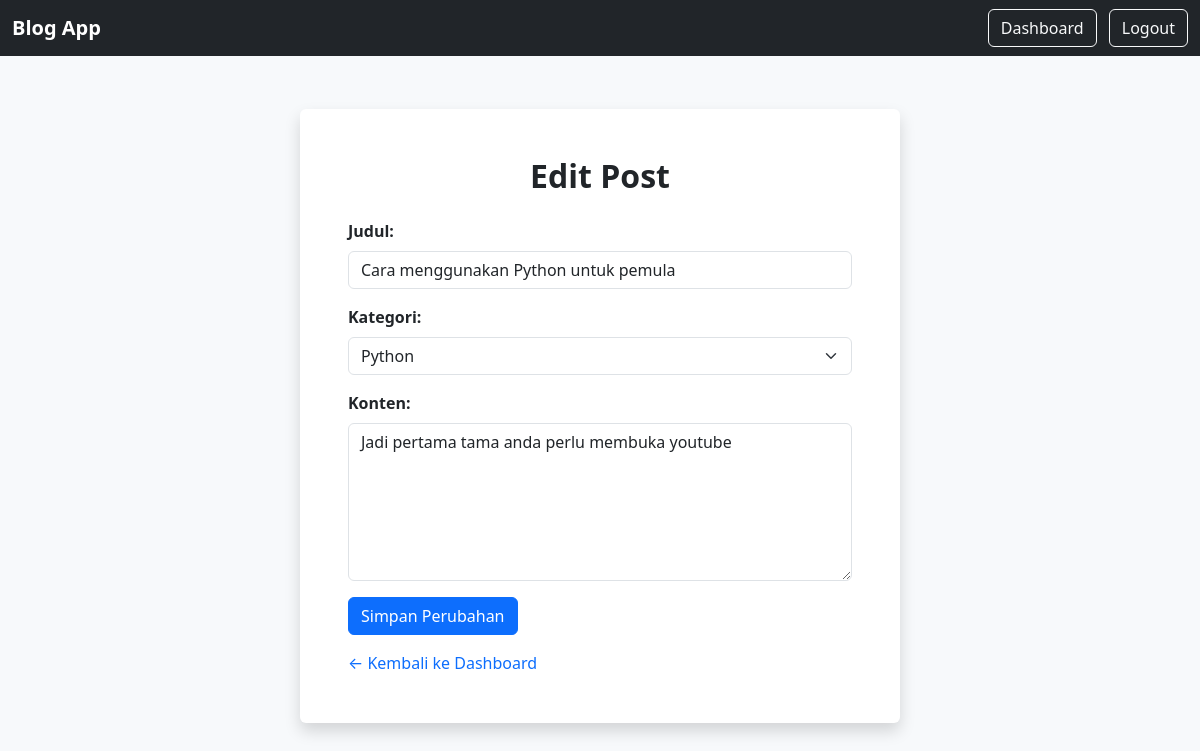
The page /edit_post.php?id=3 (signed in) on the database its author committed.
### tables this page shows
CREATE TABLE `posts` (
  `id` int NOT NULL,
  `user_id` int NOT NULL,
  `category_id` int NOT NULL,
  `title` varchar(255) NOT NULL,
  `content` varchar(1000) NOT NULL,
  `created_at` datetime DEFAULT CURRENT_TIMESTAMP
);

CREATE TABLE `categories` (
  `id` int NOT NULL,
  `name` varchar(100) NOT NULL
);

### edit_post.php (the view, shortened to what this page needs)
<?php
require 'db.php';
$post_id = $_GET['id'] ?? null;
$stmt = $conn->prepare("SELECT title, category_id, content FROM posts WHERE id = ? AND user_id = ?");
$stmt->bind_param("ii", $post_id, $_SESSION['user_id']);
$stmt->execute();
$stmt->bind_result($title, $category, $content);
$categories = [];
$cat_stmt = $conn->prepare("SELECT id, name FROM categories");
$cat_stmt->execute();
$cat_result = $cat_stmt->get_result();
while ($row = $cat_result->fetch_assoc()) {
    $categories[] = $row;
}
?>
<!DOCTYPE html>
<html lang="id">
<head>
    <link href="https://cdn.jsdelivr.net/npm/bootstrap@5.3.0/dist/css/bootstrap.min.css" rel="stylesheet">
</head>
<body style="background-color: #f7f9fb;">
<nav class="navbar navbar-dark bg-dark">
    <div class="container-fluid">
        <a class="navbar-brand fw-bold" href="index.php">Blog App</a>
        <div>
            <a href="dashboard.php" class="btn btn-outline-light me-2">Dashboard</a>
            <a href="logout.php" class="btn btn-outline-light">Logout</a>
        </div>
    </div>
</nav>
<div class="container d-flex justify-content-center align-items-center" style="min-height: 90vh;">
    <div class="bg-white p-5 rounded shadow" style="width: 100%; max-width: 600px;">
        <h2 class="text-center mb-4 fw-bold">Edit Post</h2>
        <form method="post">
            <div class="mb-3">
                <label for="title" class="form-label fw-semibold">Judul:</label>
                <input type="text" name="title" id="title" class="form-control" required value="<?= htmlspecialchars($title) ?>">
            </div>
            <div class="mb-3">
                <label for="category" class="form-label fw-semibold">Kategori:</label>
                <select name="category" id="category" class="form-select" required>
                    <?php foreach ($categories as $cat): ?>
                        <option value="<?= $cat['id'] ?>" <?= $cat['id'] == $category ? 'selected' : '' ?>>
                            <?= htmlspecialchars($cat['name']) ?>
                        </option>
                    <?php endforeach; ?>
                </select>
            </div>
            <div class="mb-3">
                <label for="content" class="form-label fw-semibold">Konten:</label>
                <textarea name="content" id="content" rows="6" class="form-control" required><?= htmlspecialchars($content) ?></textarea>
            </div>
            <button type="submit" class="btn btn-primary">Simpan Perubahan</button>
            <a href="dashboard.php" class="d-block mt-3 text-decoration-none text-primary">&larr; Kembali ke Dashboard</a>
        </form>
    </div>
</div>
</body>
</html>

### rows shown on the page
posts: title "Cara menggunakan Python untuk pemula", category "Python", content "Jadi pertama tama anda perlu membuka youtube"
